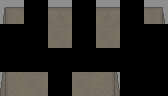

Tiled map render using the project's own tile images. Description and the whole map definition, tile-layer contents included, below:
An orthogonal 7x4 tile map with 24x24 px tiles, 4 tile layers (Regions, Input_BG2, Output_OVR1, Output_BG2), 8 tilesets.

<map version="1.0" orientation="orthogonal" width="7" height="4" tilewidth="24" tileheight="24">
 <tileset firstgid="1" name="processing" tilewidth="24" tileheight="24">
  <image source="../../tiles/processing.png" width="48" height="48" />
 </tileset>
 <tileset firstgid="5" name="0 0 0" tilewidth="24" tileheight="24">
  <image source="../../tiles/0 0 0.png" width="288" height="288" />
 </tileset>
 <tileset firstgid="149" name="0 0 1" tilewidth="24" tileheight="24">
  <image source="../../tiles/0 0 1.png" width="264" height="288" />
 </tileset>
 <tileset firstgid="281" name="0 0 -1" tilewidth="24" tileheight="24">
  <image source="../../tiles/0 0 -1.png" width="264" height="288" />
 </tileset>
 <tileset firstgid="413" name="0 1 0" tilewidth="24" tileheight="24">
  <image source="../../tiles/0 1 0.png" width="264" height="288" />
 </tileset>
 <tileset firstgid="545" name="0 -1 0" tilewidth="24" tileheight="24">
  <image source="../../tiles/0 -1 0.png" width="264" height="288" />
 </tileset>
 <tileset firstgid="677" name="1 0 0" tilewidth="24" tileheight="24">
  <image source="../../tiles/1 0 0.png" width="264" height="288" />
 </tileset>
 <tileset firstgid="809" name="-1 0 0" tilewidth="24" tileheight="24">
  <image source="../../tiles/-1 0 0.png" width="264" height="288" />
 </tileset>
 <layer name="Regions" width="7" height="4">
  <data encoding="csv">
3,0,3,0,3,0,3,
0,0,3,0,3,0,0,
0,0,0,0,0,0,0,
3,0,0,0,3,0,0
</data>
 </layer>
 <layer name="Input_BG2" width="7" height="4">
  <data encoding="csv">
85,0,86,0,87,0,88,
0,0,19,0,20,0,0,
0,0,0,0,0,0,0,
97,20,0,19,100,0,0
</data>
 </layer>
 <layer name="Output_OVR1" width="7" height="4">
  <data encoding="csv">
85,0,86,0,87,0,88,
0,0,19,0,20,0,0,
0,0,0,0,0,0,0,
97,20,0,19,100,0,0
</data>
 </layer>
 <layer name="Output_BG2" width="7" height="4">
  <data encoding="csv">
2,0,2,0,2,0,2,
0,0,2,0,2,0,0,
0,0,0,0,0,0,0,
2,2,0,2,2,0,0
</data>
 </layer>
</map>
